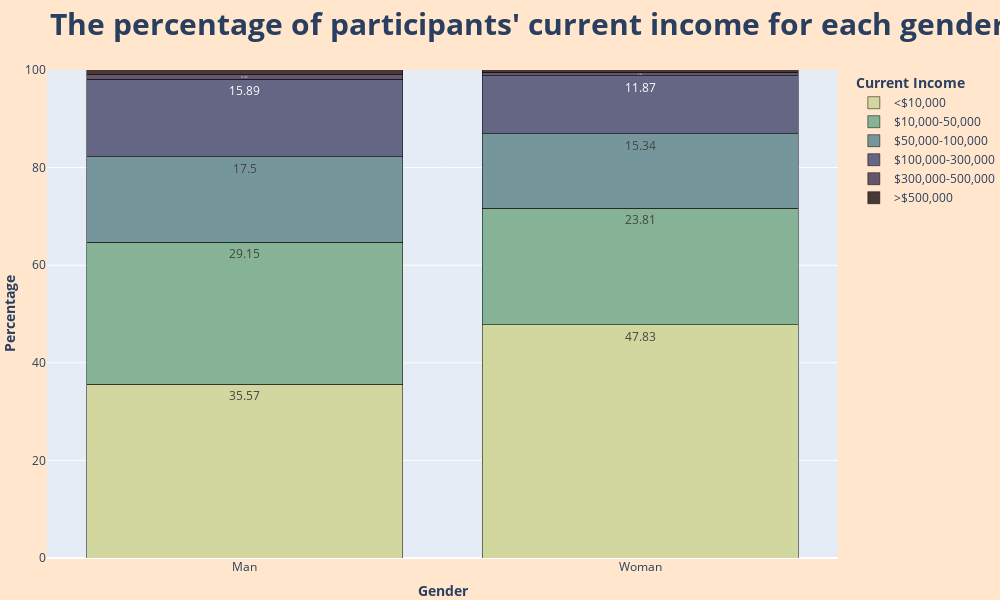

The code cell stored with this chart in its notebook:
### Code cell
fig = px.bar(filtered_gender_income_df, 
            x='Gender', 
            y='Percentage',
            color='Current income',
            text='Percentage', 
            labels={'Gender': '<b>Gender</b>', 'Percentage': '<b>Percentage</b>', 'Current income': '<b>Current Income</b>'},
            category_orders={'Current income':  ['<$10,000', '$10,000-50,000', '$50,000-100,000', '$100,000-300,000','$300,000-500,000', '>$500,000'],},
            color_discrete_sequence=['#D2D79F', '#86b395', '#75969b','#646684','#66536c' ,'#483838'],
            barmode='stack'
            )

fig.update_layout(
                    width=1000,
                    height=600,
                    title_text='<b>The percentage of participants\' current income for each gender</b>',
                    title_font_size=30,
                    margin=dict(l=20, r=30, t=70, b=0),
                    paper_bgcolor='#ffe6cc',
                    yaxis=dict(range=[0, 100]),
                )
fig.update_traces(marker_line_color='black', marker_line_width=0.5, hovertemplate='%{text} (%) of %{x} have the income %{fullData.name}')

fig.show()

### Figure 1 — Plotly figure (JSON) as saved in the notebook; plotly's stock layout.template omitted (floating-point values rounded to 4 significant figures)
{"data": [{"alignmentgroup": "True", "hovertemplate": "%{text} (%) of %{x} have the income %{fullData.name}", "legendgroup": "<$10,000", "marker": {"color": "#D2D79F", "line": {"color": "black", "width": 0.5}, "pattern": {"shape": ""}}, "name": "<$10,000", "offsetgroup": "<$10,000", "orientation": "v", "showlegend": true, "text": [35.57, 47.83], "textposition": "auto", "type": "bar", "x": ["Man", "Woman"], "xaxis": "x", "y": [35.57, 47.83], "yaxis": "y"}, {"alignmentgroup": "True", "hovertemplate": "%{text} (%) of %{x} have the income %{fullData.name}", "legendgroup": "$10,000-50,000", "marker": {"color": "#86b395", "line": {"color": "black", "width": 0.5}, "pattern": {"shape": ""}}, "name": "$10,000-50,000", "offsetgroup": "$10,000-50,000", "orientation": "v", "showlegend": true, "text": [29.15, 23.81], "textposition": "auto", "type": "bar", "x": ["Man", "Woman"], "xaxis": "x", "y": [29.15, 23.81], "yaxis": "y"}, {"alignmentgroup": "True", "hovertemplate": "%{text} (%) of %{x} have the income %{fullData.name}", "legendgroup": "$50,000-100,000", "marker": {"color": "#75969b", "line": {"color": "black", "width": 0.5}, "pattern": {"shape": ""}}, "name": "$50,000-100,000", "offsetgroup": "$50,000-100,000", "orientation": "v", "showlegend": true, "text": [17.5, 15.34], "textposition": "auto", "type": "bar", "x": ["Man", "Woman"], "xaxis": "x", "y": [17.5, 15.34], "yaxis": "y"}, {"alignmentgroup": "True", "hovertemplate": "%{text} (%) of %{x} have the income %{fullData.name}", "legendgroup": "$100,000-300,000", "marker": {"color": "#646684", "line": {"color": "black", "width": 0.5}, "pattern": {"shape": ""}}, "name": "$100,000-300,000", "offsetgroup": "$100,000-300,000", "orientation": "v", "showlegend": true, "text": [15.89, 11.87], "textposition": "auto", "type": "bar", "x": ["Man", "Woman"], "xaxis": "x", "y": [15.89, 11.87], "yaxis": "y"}, {"alignmentgroup": "True", "hovertemplate": "%{text} (%) of %{x} have the income %{fullData.name}", "legendgroup": "$300,000-500,000", "marker": {"color": "#66536c", "line": {"color": "black", "width": 0.5}, "pattern": {"shape": ""}}, "name": "$300,000-500,000", "offsetgroup": "$300,000-500,000", "orientation": "v", "showlegend": true, "text": [0.95, 0.65], "textposition": "auto", "type": "bar", "x": ["Man", "Woman"], "xaxis": "x", "y": [0.95, 0.65], "yaxis": "y"}, {"alignmentgroup": "True", "hovertemplate": "%{text} (%) of %{x} have the income %{fullData.name}", "legendgroup": ">$500,000", "marker": {"color": "#483838", "line": {"color": "black", "width": 0.5}, "pattern": {"shape": ""}}, "name": ">$500,000", "offsetgroup": ">$500,000", "orientation": "v", "showlegend": true, "text": [0.95, 0.51], "textposition": "auto", "type": "bar", "x": ["Man", "Woman"], "xaxis": "x", "y": [0.95, 0.51], "yaxis": "y"}], "layout": {"barmode": "stack", "height": 600, "legend": {"title": {"text": "<b>Current Income</b>"}, "tracegroupgap": 0}, "margin": {"b": 0, "l": 20, "r": 30, "t": 70}, "paper_bgcolor": "#ffe6cc", "title": {"font": {"size": 30}, "text": "<b>The percentage of participants' current income for each gender</b>"}, "width": 1000, "xaxis": {"anchor": "y", "domain": [0, 1], "title": {"text": "<b>Gender</b>"}}, "yaxis": {"anchor": "x", "domain": [0, 1], "range": [0, 100], "title": {"text": "<b>Percentage</b>"}}}}
